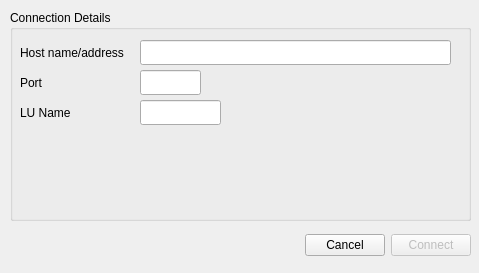
<?xml version="1.0" encoding="UTF-8"?>
<ui version="4.0">
 <class>Host</class>
 <widget class="QDialog" name="Host">
  <property name="geometry">
   <rect>
    <x>0</x>
    <y>0</y>
    <width>479</width>
    <height>273</height>
   </rect>
  </property>
  <property name="windowTitle">
   <string>Dialog</string>
  </property>
  <widget class="QGroupBox" name="groupBox">
   <property name="geometry">
    <rect>
     <x>10</x>
     <y>10</y>
     <width>461</width>
     <height>211</height>
    </rect>
   </property>
   <property name="font">
    <font>
     <weight>50</weight>
     <bold>false</bold>
    </font>
   </property>
   <property name="title">
    <string>Connection Details</string>
   </property>
   <widget class="QLabel" name="label">
    <property name="geometry">
     <rect>
      <x>10</x>
      <y>30</y>
      <width>114</width>
      <height>25</height>
     </rect>
    </property>
    <property name="text">
     <string>Host name/address </string>
    </property>
   </widget>
   <widget class="QLabel" name="label_2">
    <property name="geometry">
     <rect>
      <x>10</x>
      <y>60</y>
      <width>25</width>
      <height>25</height>
     </rect>
    </property>
    <property name="text">
     <string>Port</string>
    </property>
   </widget>
   <widget class="QLabel" name="label_3">
    <property name="geometry">
     <rect>
      <x>10</x>
      <y>90</y>
      <width>52</width>
      <height>25</height>
     </rect>
    </property>
    <property name="text">
     <string>LU Name</string>
    </property>
   </widget>
   <widget class="QLineEdit" name="HostName">
    <property name="geometry">
     <rect>
      <x>130</x>
      <y>30</y>
      <width>311</width>
      <height>25</height>
     </rect>
    </property>
   </widget>
   <widget class="QLineEdit" name="HostPort">
    <property name="geometry">
     <rect>
      <x>130</x>
      <y>60</y>
      <width>61</width>
      <height>25</height>
     </rect>
    </property>
    <property name="sizePolicy">
     <sizepolicy hsizetype="Minimum" vsizetype="Fixed">
      <horstretch>0</horstretch>
      <verstretch>0</verstretch>
     </sizepolicy>
    </property>
    <property name="maxLength">
     <number>5</number>
    </property>
   </widget>
   <widget class="QLineEdit" name="HostLU">
    <property name="geometry">
     <rect>
      <x>130</x>
      <y>90</y>
      <width>81</width>
      <height>25</height>
     </rect>
    </property>
    <property name="maxLength">
     <number>8</number>
    </property>
   </widget>
  </widget>
  <widget class="QWidget" name="horizontalLayoutWidget">
   <property name="geometry">
    <rect>
     <x>10</x>
     <y>230</y>
     <width>461</width>
     <height>31</height>
    </rect>
   </property>
   <layout class="QHBoxLayout" name="horizontalLayout">
    <item>
     <spacer name="horizontalSpacer">
      <property name="orientation">
       <enum>Qt::Horizontal</enum>
      </property>
      <property name="sizeHint" stdset="0">
       <size>
        <width>40</width>
        <height>20</height>
       </size>
      </property>
     </spacer>
    </item>
    <item>
     <widget class="QPushButton" name="cancelButton">
      <property name="text">
       <string>Cancel</string>
      </property>
      <property name="autoDefault">
       <bool>false</bool>
      </property>
     </widget>
    </item>
    <item>
     <widget class="QPushButton" name="connectButton">
      <property name="enabled">
       <bool>false</bool>
      </property>
      <property name="text">
       <string>Connect</string>
      </property>
      <property name="default">
       <bool>true</bool>
      </property>
     </widget>
    </item>
   </layout>
  </widget>
 </widget>
 <resources/>
 <connections>
  <connection>
   <sender>cancelButton</sender>
   <signal>clicked()</signal>
   <receiver>Host</receiver>
   <slot>reject()</slot>
   <hints>
    <hint type="sourcelabel">
     <x>265</x>
     <y>274</y>
    </hint>
    <hint type="destinationlabel">
     <x>199</x>
     <y>149</y>
    </hint>
   </hints>
  </connection>
  <connection>
   <sender>connectButton</sender>
   <signal>clicked()</signal>
   <receiver>Host</receiver>
   <slot>accept()</slot>
   <hints>
    <hint type="sourcelabel">
     <x>349</x>
     <y>274</y>
    </hint>
    <hint type="destinationlabel">
     <x>199</x>
     <y>149</y>
    </hint>
   </hints>
  </connection>
  <connection>
   <sender>HostName</sender>
   <signal>textChanged(QString)</signal>
   <receiver>Host</receiver>
   <slot>fieldsChanged()</slot>
   <hints>
    <hint type="sourcelabel">
     <x>264</x>
     <y>73</y>
    </hint>
    <hint type="destinationlabel">
     <x>199</x>
     <y>149</y>
    </hint>
   </hints>
  </connection>
  <connection>
   <sender>HostLU</sender>
   <signal>textChanged(QString)</signal>
   <receiver>Host</receiver>
   <slot>fieldsChanged()</slot>
   <hints>
    <hint type="sourcelabel">
     <x>264</x>
     <y>131</y>
    </hint>
    <hint type="destinationlabel">
     <x>199</x>
     <y>149</y>
    </hint>
   </hints>
  </connection>
  <connection>
   <sender>HostPort</sender>
   <signal>textChanged(QString)</signal>
   <receiver>Host</receiver>
   <slot>fieldsChanged()</slot>
   <hints>
    <hint type="sourcelabel">
     <x>264</x>
     <y>102</y>
    </hint>
    <hint type="destinationlabel">
     <x>199</x>
     <y>149</y>
    </hint>
   </hints>
  </connection>
 </connections>
 <slots>
  <slot>fieldsChanged()</slot>
 </slots>
</ui>
